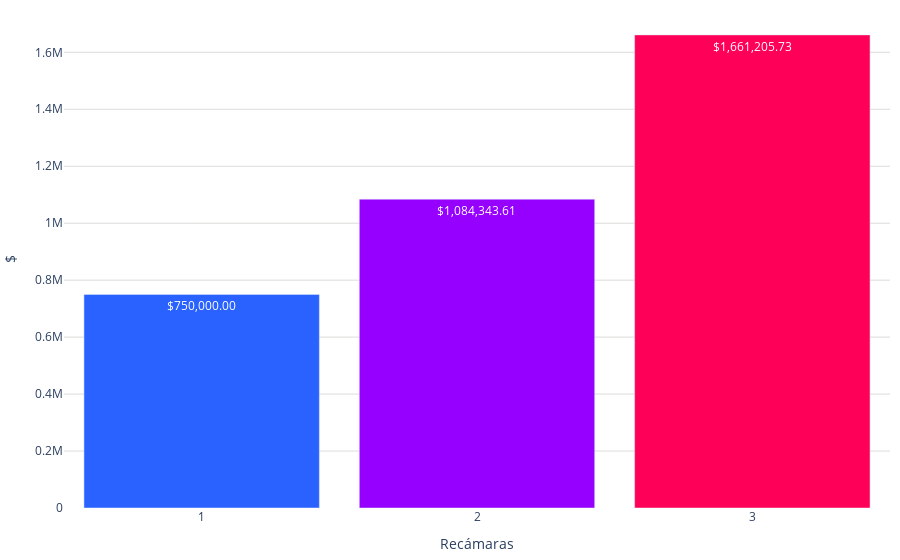

Write notebook code for a chart like this one.
### Code cell
import pandas as pd
import plotly.graph_objects as go
import locale

# Establecer configuración regional para el formato de precios
locale.setlocale(locale.LC_ALL, '')

# Definir función para formatear precios
def format_price(price):
    return locale.currency(price, grouping=True)

# Crear una lista de etiquetas para el eje x
etiquetas = [str(recamaras) if recamaras != 16 else '16+' for recamaras in df_promedio_depas['Recamaras']]

# Obtener los precios y el número de recámaras
precios = df_promedio_depas['precio']

# Crear el texto con los precios formateados
text_precios = [format_price(precio) for precio in precios]

colores = ['#2962ff', '#9500ff', '#ff0059', '#ff8c00', '#b4e600', '#2EC2A2','#E50CB6','#4225CF','#2CBA4D','#2962ff', '#9500ff', '#ff0059']

fig = go.Figure()
fig.add_trace(go.Bar(
    x=etiquetas,
    y=precios,
    text=text_precios,
    marker_color=colores,
    textposition='auto' 
))
fig.update_layout(
    #title='Precio promedio por número de baños',
    xaxis=dict(title='Recámaras'),
    yaxis=dict(title='$', gridcolor='#dddcda', ),
    bargap=0.1,
    bargroupgap=0.05,
    plot_bgcolor='rgba(0,0,0,0)',
    margin=dict(l=10, r=10, t=10, b=10),  # Ajusta los márgenes (left, right, top, bottom)        
)

fig.show()

### Figure 1 — Plotly figure (JSON) as saved in the notebook; plotly's stock layout.template omitted (floating-point values rounded to 4 significant figures)
{"data": [{"marker": {"color": ["#2962ff", "#9500ff", "#ff0059", "#ff8c00", "#b4e600", "#2EC2A2", "#E50CB6", "#4225CF", "#2CBA4D", "#2962ff", "#9500ff", "#ff0059"]}, "text": ["$750,000.00", "$1,084,343.61", "$1,661,205.73"], "textposition": "auto", "type": "bar", "x": ["1", "2", "3"], "y": [750000, 1084000.0, 1661000.0]}], "layout": {"bargap": 0.1, "bargroupgap": 0.05, "margin": {"b": 10, "l": 10, "r": 10, "t": 10}, "plot_bgcolor": "rgba(0,0,0,0)", "xaxis": {"title": {"text": "Recámaras"}}, "yaxis": {"gridcolor": "#dddcda", "title": {"text": "$"}}}}
